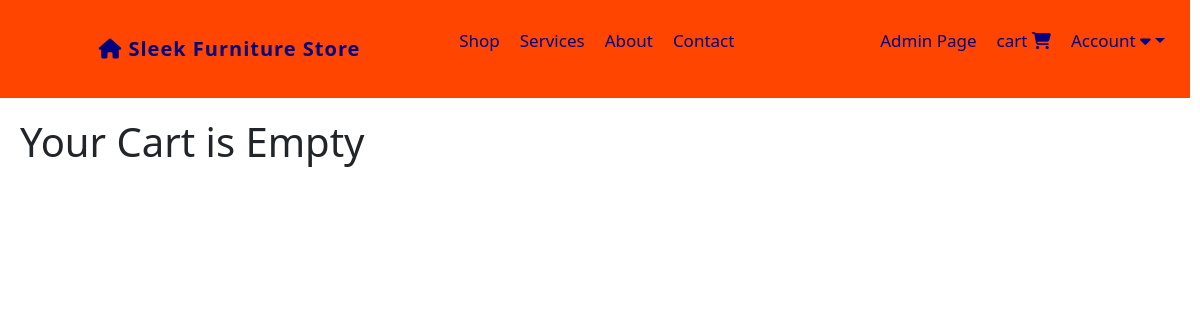
/cart (signed in), run on an earlier commit of the app's database.
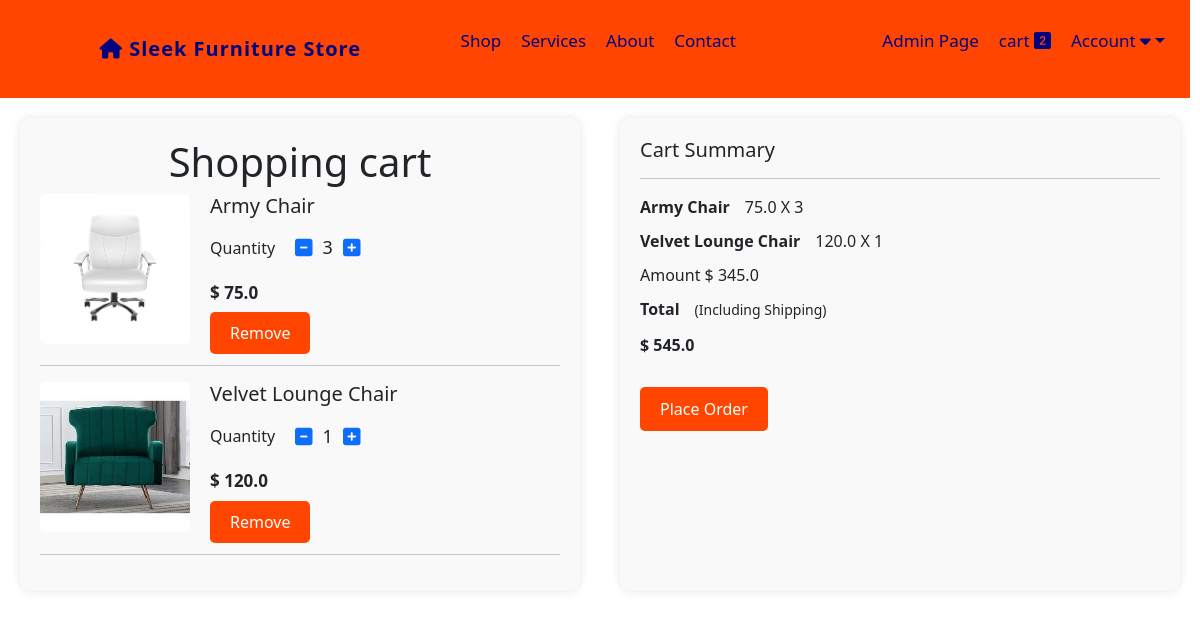
And on a later commit of the database.
### website/models.py (models this page shows, shortened)
class Cart(db.Model):
    id = db.Column(db.Integer, primary_key=True)
    quantity = db.Column(db.Integer, nullable=False)
    customer_link = db.Column(db.Integer, db.ForeignKey('customer.id'), nullable=False)
    product_link = db.Column(db.Integer, db.ForeignKey('product.id'), nullable=False)

class Product(db.Model):
    id = db.Column(db.Integer, primary_key=True)
    product_name = db.Column(db.String(100), nullable=False)
    current_price = db.Column(db.Float, nullable=False)
    previous_price = db.Column(db.Float, nullable=False)
    in_stock = db.Column(db.Integer, nullable=False)
    product_picture = db.Column(db.String(1000), nullable=False)
    flash_sale = db.Column(db.Boolean, default=False)
    date_added = db.Column(db.DateTime(), default=datetime.utcnow)
    carts = db.relationship('Cart', backref='product', cascade='all, delete-orphan')
    orders = db.relationship('Order', backref='product', cascade='all, delete-orphan')

### website/views.py (the view)
@views.route('/cart')
@login_required
def show_cart():
    cart = Cart.query.filter_by(customer_link=current_user.id).all()
    amount = 0
    for item in cart:
        if item.product is not None:  # Check if product is not None
            amount += item.product.current_price * item.quantity
    return render_template('cart.html', cart=cart, amount=amount, total=amount+200)

### website/__init__.py (called while the page is built)
def create_app():
    app = Flask(__name__)
    app.config['SECRET_KEY'] = 'Marymutiso' #For encrypting session data for auth etc.
    app.config['SQLALCHEMY_DATABASE_URI'] = f'sqlite:///{DB_NAME}'
    migrate = Migrate(app, db)
    db.init_app(app)
    @app.errorhandler(404)
    def page_not_found(error):
        return render_template('404.html'), 404
    login_manager = LoginManager()
    login_manager.init_app(app)
    login_manager.login_view = 'auth.login'
    @login_manager.user_loader
    def load_user(id):
        return Customer.query.get(int(id))
    from .views import views
    from .auth import auth
    from .admin import admin
    from .models import Customer, Product, Cart, Order
    app.register_blueprint(views, url_prefix='/')
    app.register_blueprint(auth, url_prefix='/')
    app.register_blueprint(admin, url_prefix='/')
    return app

### website/templates/cart.html (shortened to what this page needs)
{% extends 'base.html' %}
{% block content %}
<div class="cart-container">
    {% if cart %}
    <div class="shopping-cart">
        <h1>Shopping cart</h1>
        <div>
            {% for item in cart %}
            <div class="cart-item">
                <img src="{{ item.product.product_picture }}" alt="" height="150px" width="150px">
                <div>
                    <h3>{{ item.product.product_name }}</h3>
                    <div class="quantity-controls">
                        <label for="quantity">Quantity</label>
                        <a class="minus-cart" pid="{{item.id}}"><i class="fas fa-minus-square fa-lg"></i></a>
                        <span id="quantity">{{ item.quantity }}</span>
                        <a class="plus-cart" pid="{{ item.id }}"><i class="fas fa-plus-square fa-lg"></i></a>
                    </div>
                    <div class="remove">
                        <p><span><strong>$ {{ item.product.current_price }}</strong></span></p>
                        <a href="" class="remove-cart" pid="{{item.id}}">Remove</a>
                    </div>
                </div>
            </div>
            <hr>
            {% endfor %}
        </div>
    </div>
    <div class="cart-summary">
        <h3>Cart Summary</h3>
        <hr>
        <ul>
            {% for item in cart %}
            <li><strong style="margin-right: 15px;">{{ item.product.product_name }}</strong><span id="amount">{{ item.product.current_price }} X <span id="quantity{{item.id}}">{{ item.quantity }}</span></span></li>
            {% endfor %}
            <li>Amount <span style="margin-right: 15px;">$ <span id="amount_tt">{{ amount }}</span></span></li>
            <li>
                <div style="margin-bottom: 12px;">
                    <strong style="margin-right: 15px;">Total</strong><small>(Including Shipping)</small>
                </div>
                <span><strong>$ </strong><span id="totalamount"><strong>{{ total }}</strong></span></span>
            </li>
        </ul>
        <div><a href="/place-order" class="place-order-button">Place Order</a></div>
    </div>
    {% else %}
    <h1>Your Cart is Empty</h1>
    {% endif %}
</div>
{% endblock %}

What changed in the data, as far as the page shows it:
added Cart: product.product_picture (picture), product.product_name "Army Chair", quantity "3", product.current_price "75.0"
added Cart: product.product_picture (picture), product.product_name "Velvet Lounge Chair", quantity "1", product.current_price "120.0"
Also different on the page:
{{ amount }}: (not shown) → "345.0"
{{ total }}: (not shown) → "545.0"
text no longer shown: "Your Cart is Empty"
text now shown: "Shopping cart Cart Summary Amount $ Total (Including Shipping) $ Place Order"
